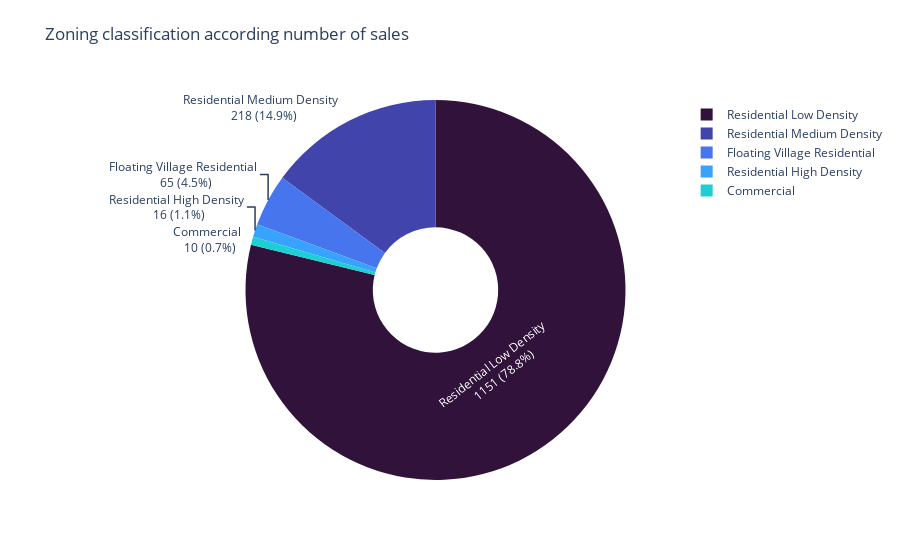

The notebook cell this image was saved under:
### Markdown cell above
### MSZoning: Zoning classification of the sale

### Code cell
df = df_train.copy()

replace_values = {
    "A": "Agriculture",
    "C (all)": "Commercial",
    "FV": "Floating Village Residential",
    "I": "Industrial",
    "RH": "Residential High Density",
    "RL": "Residential Low Density",
    "RP": "Residential Low Density Park ",
    "RM": "Residential Medium Density",
}


df["MSZoning"].replace(replace_values, inplace=True)

fig = donut_chart(df, "MSZoning")

fig.update_layout(
    title={
        "text": "Zoning classification according number of sales",
        "y": 0.95,
    }
)

### Figure 1 — Plotly figure (JSON) as saved in the notebook; plotly's stock layout.template omitted (floating-point values rounded to 4 significant figures)
{"data": [{"hole": 0.33, "labels": ["Residential Low Density", "Residential Medium Density", "Floating Village Residential", "Residential High Density", "Commercial"], "marker": {"colors": ["#30123b", "#4145ab", "#4675ed", "#39a2fc", "#1bcfd4", "#24eca6", "#61fc6c", "#a4fc3b", "#d1e834", "#f3c63a", "#fe9b2d", "#f36315", "#d93806", "#b11901", "#7a0402"]}, "textinfo": "none", "texttemplate": "%{label} <br> %{value} (%{percent:.1%})", "type": "pie", "values": [1151, 218, 65, 16, 10]}], "layout": {"title": {"text": "Zoning classification according number of sales", "y": 0.95}}}
